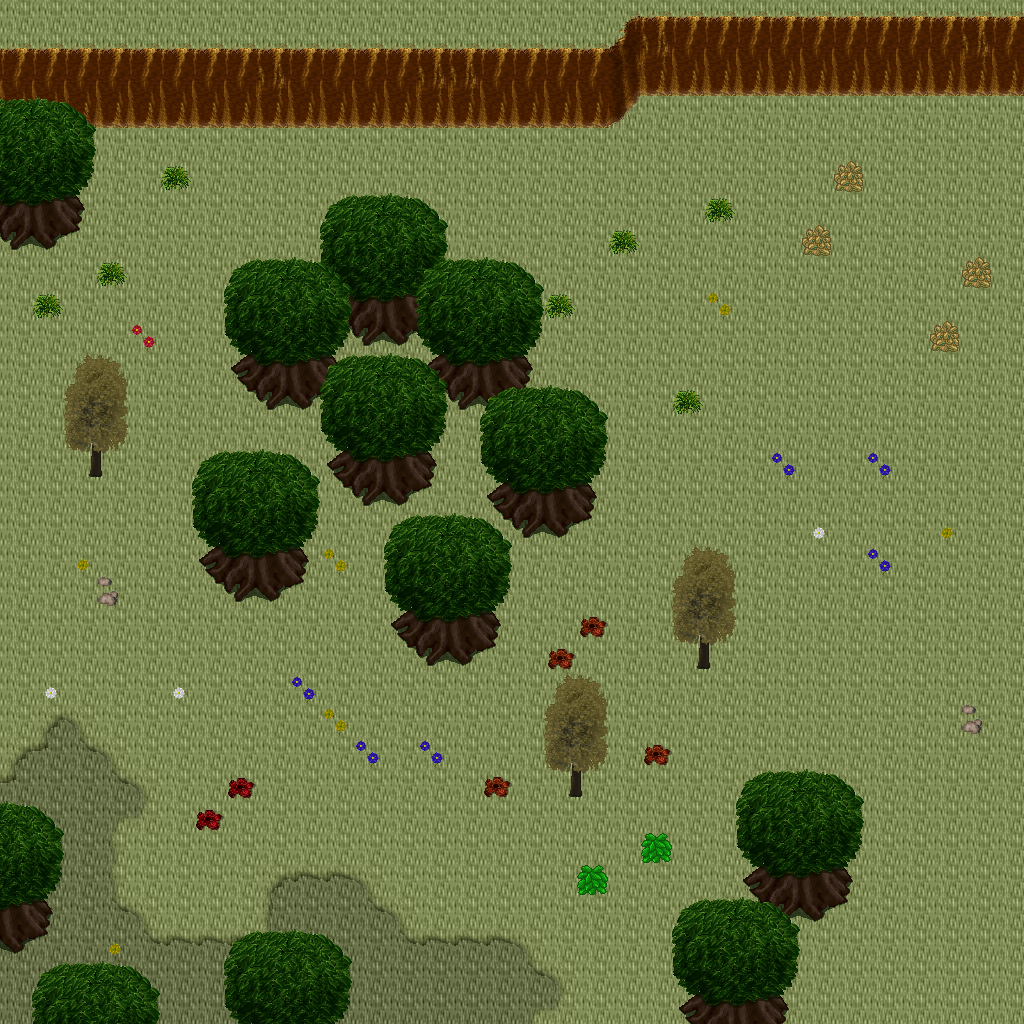

This is a level from a 2D game, rendered from its Tiled map with the project's own tilesets. A one-line summary and the map file follow, with tile-layer data summarised:
An orthogonal 32x32 tile map with 32x32 px tiles, 5 tile layers (Ground, Objects, Objects2, Above, ...), 1 hidden layer not drawn, 45 tilesets.

<map version="1.10" tiledversion="1.11.0" orientation="orthogonal" renderorder="right-down" width="32" height="32" tilewidth="32" tileheight="32" infinite="0" nextlayerid="11" nextobjectid="1">
 <tileset firstgid="1" name="ground_ground" tilewidth="32" tileheight="32" tilecount="33" columns="3">
  <image source="../drawable/ground_ground.png" width="96" height="352" />
 </tileset>
 <tileset firstgid="34" name="ground_ridge_earth_dark" tilewidth="32" tileheight="32" tilecount="96" columns="12">
  <image source="../drawable/ground_ridge_earth_dark.png" width="384" height="256" />
 </tileset>
 <tileset firstgid="130" name="plant_grasses" tilewidth="32" tileheight="32" tilecount="6" columns="3">
  <image source="../drawable/plant_grasses.png" width="96" height="64" />
 </tileset>
 <tileset firstgid="136" name="ground_ladder_vertical_dark" tilewidth="32" tileheight="32" tilecount="3" columns="3">
  <image source="../drawable/ground_ladder_vertical_dark.png" width="96" height="32" />
 </tileset>
 <tileset firstgid="139" name="logic_collision" tilewidth="32" tileheight="32" tilecount="1" columns="1">
  <image source="../drawable/logic_collision.png" width="32" height="32" />
 </tileset>
 <tileset firstgid="140" name="ground_grass_corners" tilewidth="32" tileheight="32" tilecount="24" columns="6">
  <image source="../drawable/ground_grass_corners.png" width="192" height="128" />
 </tileset>
 <tileset firstgid="164" name="ground_earth_edges" tilewidth="32" tileheight="32" tilecount="18" columns="6">
  <image source="../drawable/ground_earth_edges.png" width="192" height="96" />
 </tileset>
 <tileset firstgid="182" name="plant_bush_bushes" tilewidth="32" tileheight="32" tilecount="10" columns="5">
  <image source="../drawable/plant_bush_bushes.png" width="160" height="64" />
 </tileset>
 <tileset firstgid="192" name="plant_tree_tree_darkgreen" tilewidth="32" tileheight="32" tilecount="88" columns="8">
  <image source="../drawable/plant_tree_tree_darkgreen.png" width="256" height="352" />
 </tileset>
 <tileset firstgid="280" name="ground_rock_pebbles" tilewidth="32" tileheight="32" tilecount="3" columns="1">
  <image source="../drawable/ground_rock_pebbles.png" width="32" height="96" />
 </tileset>
 <tileset firstgid="283" name="furniture_sink_jacuzzi_dark_side_on" tilewidth="32" tileheight="32" tilecount="36" columns="3">
  <image source="../drawable/furniture_sink_jacuzzi_dark_side_on.png" width="96" height="384" />
 </tileset>
 <tileset firstgid="319" name="furniture_chair_bench_iron_extensible" tilewidth="32" tileheight="32" tilecount="16" columns="4">
  <image source="../drawable/furniture_chair_bench_iron_extensible.png" width="128" height="128" />
 </tileset>
 <tileset firstgid="335" name="plant_flower_daisy_blue" tilewidth="32" tileheight="32" tilecount="8" columns="2">
  <image source="../drawable/plant_flower_daisy_blue.png" width="64" height="128" />
 </tileset>
 <tileset firstgid="343" name="plant_flower_daisy_red" tilewidth="32" tileheight="32" tilecount="8" columns="2">
  <image source="../drawable/plant_flower_daisy_red.png" width="64" height="128" />
 </tileset>
 <tileset firstgid="351" name="plant_flower_daisy_white" tilewidth="32" tileheight="32" tilecount="8" columns="2">
  <image source="../drawable/plant_flower_daisy_white.png" width="64" height="128" />
 </tileset>
 <tileset firstgid="359" name="plant_flower_daisy_yellow" tilewidth="32" tileheight="32" tilecount="8" columns="2">
  <image source="../drawable/plant_flower_daisy_yellow.png" width="64" height="128" />
 </tileset>
 <tileset firstgid="367" name="plant_bush_hedge" tilewidth="32" tileheight="32" tilecount="35" columns="5">
  <image source="../drawable/plant_bush_hedge.png" width="160" height="224" />
 </tileset>
 <tileset firstgid="402" name="plant_tree_evergreen" tilewidth="32" tileheight="32" tilecount="36" columns="3">
  <image source="../drawable/plant_tree_evergreen.png" width="96" height="384" />
 </tileset>
 <tileset firstgid="438" name="furniture_light_iron_lamp" tilewidth="32" tileheight="32" tilecount="3" columns="1">
  <image source="../drawable/furniture_light_iron_lamp.png" width="32" height="96" />
 </tileset>
 <tileset firstgid="441" name="furniture_light_flames" tilewidth="32" tileheight="32" tilecount="6" columns="6">
  <image source="../drawable/furniture_light_flames.png" width="192" height="32" />
 </tileset>
 <tileset firstgid="447" name="item_statue_girl_with_bird" tilewidth="32" tileheight="32" tilecount="12" columns="4">
  <image source="../drawable/item_statue_girl_with_bird.png" width="128" height="96" />
 </tileset>
 <tileset firstgid="459" name="object_birds" tilewidth="32" tileheight="32" tilecount="4" columns="2">
  <image source="../drawable/object_birds.png" width="64" height="64" />
 </tileset>
 <tileset firstgid="463" name="logic_protection" tilewidth="32" tileheight="32" tilecount="2" columns="2">
  <image source="../drawable/logic_protection.png" width="64" height="32" />
 </tileset>
 <tileset firstgid="465" name="plant_tree_spruce" tilewidth="32" tileheight="32" tilecount="6" columns="2">
  <image source="../drawable/plant_tree_spruce.png" width="64" height="96" />
 </tileset>
 <tileset firstgid="471" name="plant_tree_taller_trees" tilewidth="32" tileheight="32" tilecount="32" columns="8">
  <image source="../drawable/plant_tree_taller_trees.png" width="256" height="128" />
 </tileset>
 <tileset firstgid="503" name="plant_stump_hollow_logs" tilewidth="32" tileheight="32" tilecount="6" columns="3">
  <image source="../drawable/plant_stump_hollow_logs.png" width="96" height="64" />
 </tileset>
 <tileset firstgid="509" name="plant_stump_small_stump" tilewidth="32" tileheight="32" tilecount="4" columns="2">
  <image source="../drawable/plant_stump_small_stump.png" width="64" height="64" />
 </tileset>
 <tileset firstgid="513" name="ground_grass_2" tilewidth="32" tileheight="32" tilecount="21" columns="3">
  <image source="../drawable/ground_grass_2.png" width="96" height="224" />
 </tileset>
 <tileset firstgid="534" name="ground_water_waterfall" tilewidth="32" tileheight="32" tilecount="120" columns="8">
  <image source="../drawable/ground_water_waterfall.png" width="256" height="480" />
 </tileset>
 <tileset firstgid="654" name="ground_water_pool_corners" tilewidth="32" tileheight="32" tilecount="72" columns="3">
  <image source="../drawable/ground_water_pool_corners.png" width="96" height="768" />
 </tileset>
 <tileset firstgid="726" name="ground_water_pool" tilewidth="32" tileheight="32" tilecount="72" columns="3">
  <image source="../drawable/ground_water_pool.png" width="96" height="768" />
 </tileset>
 <tileset firstgid="798" name="plant_vine" tilewidth="32" tileheight="32" tilecount="3" columns="1">
  <image source="../drawable/plant_vine.png" width="32" height="96" />
 </tileset>
 <tileset firstgid="801" name="logic_item_fruits" tilewidth="32" tileheight="32" tilecount="16" columns="8">
  <image source="../drawable/logic_item_fruits.png" width="256" height="64" />
 </tileset>
 <tileset firstgid="817" name="ground_dry_grass" tilewidth="32" tileheight="32" tilecount="54" columns="9">
  <image source="../drawable/ground_dry_grass.png" width="288" height="192" />
 </tileset>
 <tileset firstgid="871" name="light_dim_light_5x5" tilewidth="32" tileheight="32" tilecount="25" columns="5">
  <image source="../drawable/light_dim_light_5x5.png" width="160" height="160" />
 </tileset>
 <tileset firstgid="896" name="building_chimney_smoke" tilewidth="32" tileheight="32" tilecount="40" columns="4">
  <image source="../drawable/building_chimney_smoke.png" width="128" height="320" />
 </tileset>
 <tileset firstgid="936" name="logic_creature_hybrid" tilewidth="32" tileheight="32" tilecount="16" columns="8">
  <image source="../drawable/logic_creature_hybrid.png" width="256" height="64" />
 </tileset>
 <tileset firstgid="952" name="building_huts" tilewidth="32" tileheight="32" tilecount="338" columns="26">
  <image source="../drawable/building_huts.png" width="832" height="416" />
 </tileset>
 <tileset firstgid="1290" name="logic_portal" tilewidth="32" tileheight="32" tilecount="24" columns="8">
  <image source="../drawable/logic_portal.png" width="256" height="96" />
 </tileset>
 <tileset firstgid="1314" name="plant_bush_leafy" tilewidth="32" tileheight="32" tilecount="48" columns="8">
  <image source="../drawable/plant_bush_leafy.png" width="256" height="192" />
 </tileset>
 <tileset firstgid="1362" name="plant_bush_berried" tilewidth="32" tileheight="32" tilecount="60" columns="5">
  <image source="../drawable/plant_bush_berried.png" width="160" height="384" />
 </tileset>
 <tileset firstgid="1422" name="plant_bush_flowering" tilewidth="32" tileheight="32" tilecount="72" columns="8">
  <image source="../drawable/plant_bush_flowering.png" width="256" height="288" />
 </tileset>
 <tileset firstgid="1494" name="plant_bushes_and_trees" tilewidth="32" tileheight="32" tilecount="144" columns="16">
  <image source="../drawable/plant_bushes_and_trees.png" width="512" height="289" />
 </tileset>
 <tileset firstgid="1638" name="plant_bush_bush_pinks" tilewidth="32" tileheight="32" tilecount="4" columns="2">
  <image source="../drawable/plant_bush_bush_pinks.png" width="64" height="64" />
 </tileset>
 <tileset firstgid="1642" name="logic_creature_mutant" tilewidth="32" tileheight="32" tilecount="7" columns="7">
  <image source="../drawable/logic_creature_mutant.png" width="224" height="32" />
 </tileset>
 <layer id="1" name="Ground" width="32" height="32">
  <data>[1024 cells, 1024 non-empty, 3 distinct tile ids]</data>
 </layer>
 <layer id="2" name="Objects" width="32" height="32">
  <data>[1024 cells, 170 non-empty, 30 distinct tile ids]</data>
 </layer>
 <layer id="3" name="Objects2" width="32" height="32">
  <data>[1024 cells, 65 non-empty, 7 distinct tile ids]</data>
 </layer>
 <layer id="4" name="Above" width="32" height="32">
  <data>[1024 cells, 133 non-empty, 16 distinct tile ids]</data>
 </layer>
 <layer id="5" name="Above2" width="32" height="32">
  <data>[1024 cells, 49 non-empty, 4 distinct tile ids]</data>
 </layer>
 <layer id="6" name="Walkable" width="32" height="32" visible="0">
  <data>[1024 cells, 201 non-empty, 1 distinct tile ids]</data>
 </layer>
 <objectgroup id="7" name="Mapevents" />
 <objectgroup id="8" name="Spawn" />
 <objectgroup id="9" name="Keys" />
 <objectgroup id="10" name="Replace" />
</map>
